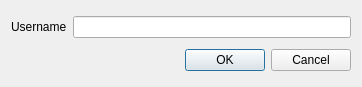
<?xml version="1.0" encoding="UTF-8"?>
<ui version="4.0">
 <class>dialog__create_new_user</class>
 <widget class="QDialog" name="dialog__create_new_user">
  <property name="geometry">
   <rect>
    <x>0</x>
    <y>0</y>
    <width>362</width>
    <height>87</height>
   </rect>
  </property>
  <property name="windowTitle">
   <string>Create new user</string>
  </property>
  <layout class="QVBoxLayout" name="verticalLayout">
   <item>
    <layout class="QHBoxLayout" name="horizontalLayout">
     <item>
      <widget class="QLabel" name="newuser__dialog_username_label">
       <property name="text">
        <string>Username</string>
       </property>
      </widget>
     </item>
     <item>
      <widget class="QLineEdit" name="newuser__dialog_username_qlineedit"/>
     </item>
    </layout>
   </item>
   <item>
    <widget class="QDialogButtonBox" name="buttonBox">
     <property name="orientation">
      <enum>Qt::Orientation::Horizontal</enum>
     </property>
     <property name="standardButtons">
      <set>QDialogButtonBox::StandardButton::Cancel|QDialogButtonBox::StandardButton::Ok</set>
     </property>
    </widget>
   </item>
  </layout>
 </widget>
 <resources/>
 <connections>
  <connection>
   <sender>buttonBox</sender>
   <signal>accepted()</signal>
   <receiver>dialog__create_new_user</receiver>
   <slot>accept()</slot>
   <hints>
    <hint type="sourcelabel">
     <x>248</x>
     <y>254</y>
    </hint>
    <hint type="destinationlabel">
     <x>157</x>
     <y>274</y>
    </hint>
   </hints>
  </connection>
  <connection>
   <sender>buttonBox</sender>
   <signal>rejected()</signal>
   <receiver>dialog__create_new_user</receiver>
   <slot>reject()</slot>
   <hints>
    <hint type="sourcelabel">
     <x>316</x>
     <y>260</y>
    </hint>
    <hint type="destinationlabel">
     <x>286</x>
     <y>274</y>
    </hint>
   </hints>
  </connection>
 </connections>
</ui>
